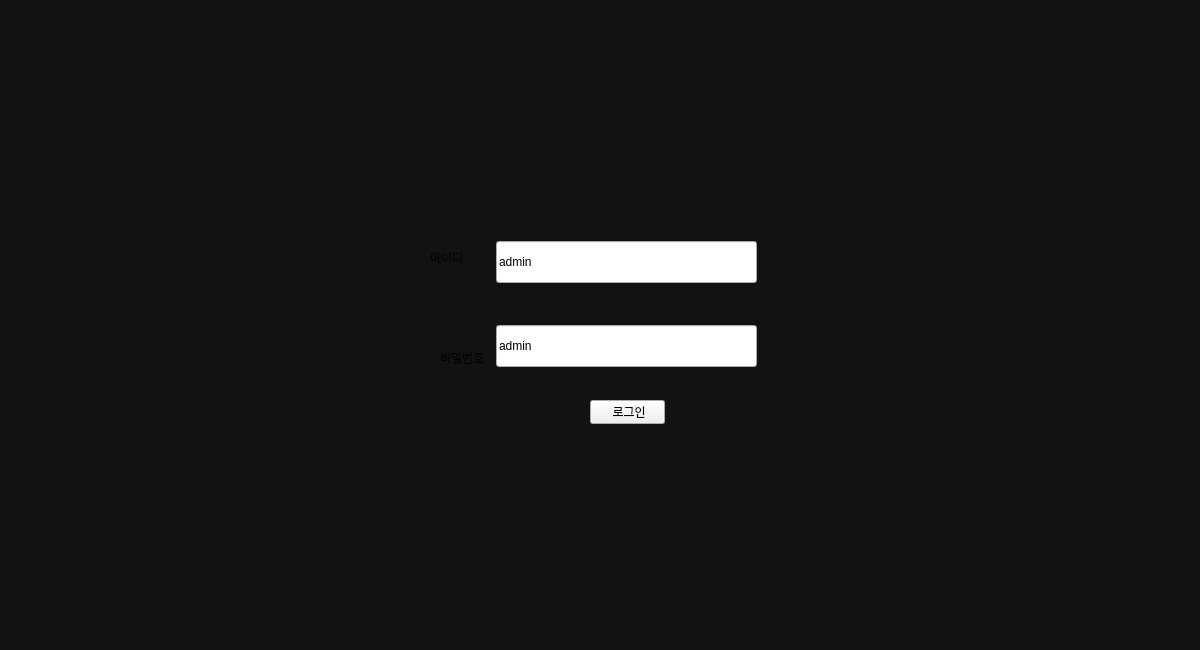
<?xml version="1.0" encoding="UTF-8"?>
<ui version="4.0">
 <class>LoginFrame</class>
 <widget class="QFrame" name="LoginFrame">
  <property name="geometry">
   <rect>
    <x>0</x>
    <y>0</y>
    <width>1200</width>
    <height>650</height>
   </rect>
  </property>
  <property name="windowTitle">
   <string>Frame</string>
  </property>
  <property name="styleSheet">
   <string notr="true">QFrame {
    background-color: #121212;
}</string>
  </property>
  <widget class="QPushButton" name="Login_pushButton">
   <property name="geometry">
    <rect>
     <x>590</x>
     <y>400</y>
     <width>75</width>
     <height>24</height>
    </rect>
   </property>
   <property name="text">
    <string> 로그인</string>
   </property>
  </widget>
  <widget class="QLineEdit" name="ID_lineEdit">
   <property name="geometry">
    <rect>
     <x>496</x>
     <y>241</y>
     <width>261</width>
     <height>42</height>
    </rect>
   </property>
   <property name="text">
    <string>admin</string>
   </property>
  </widget>
  <widget class="QLineEdit" name="PW_lineEdit">
   <property name="geometry">
    <rect>
     <x>496</x>
     <y>325</y>
     <width>261</width>
     <height>42</height>
    </rect>
   </property>
   <property name="text">
    <string>admin</string>
   </property>
  </widget>
  <widget class="QLabel" name="ID_label">
   <property name="geometry">
    <rect>
     <x>430</x>
     <y>250</y>
     <width>48</width>
     <height>16</height>
    </rect>
   </property>
   <property name="font">
    <font>
     <family>hanwhaGothic</family>
    </font>
   </property>
   <property name="text">
    <string>아이디</string>
   </property>
  </widget>
  <widget class="QLabel" name="PW_label">
   <property name="geometry">
    <rect>
     <x>440</x>
     <y>350</y>
     <width>48</width>
     <height>16</height>
    </rect>
   </property>
   <property name="font">
    <font>
     <family>hanwhaGothic</family>
    </font>
   </property>
   <property name="text">
    <string>비밀번호</string>
   </property>
  </widget>
  <widget class="QWidget" name="verticalLayoutWidget">
   <property name="geometry">
    <rect>
     <x>390</x>
     <y>80</y>
     <width>411</width>
     <height>391</height>
    </rect>
   </property>
   <layout class="QVBoxLayout" name="verticalLayout"/>
  </widget>
 </widget>
 <resources/>
 <connections/>
</ui>
